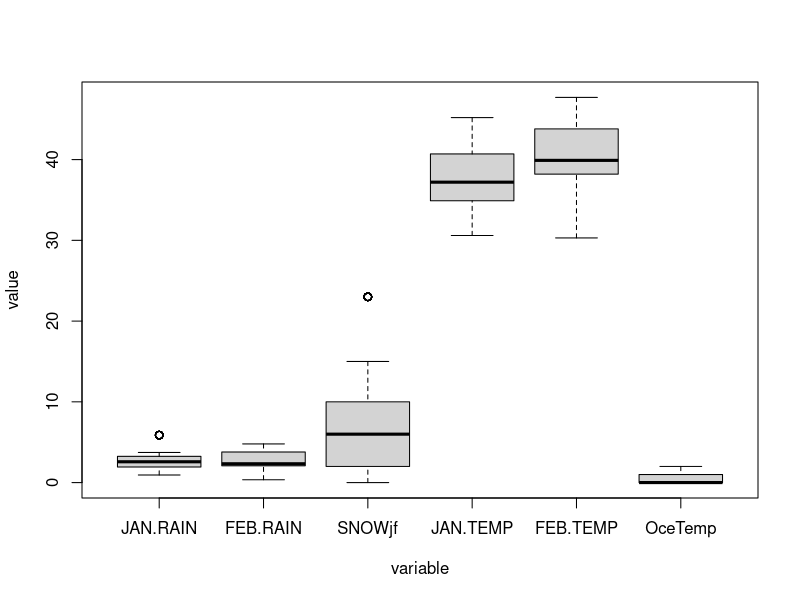
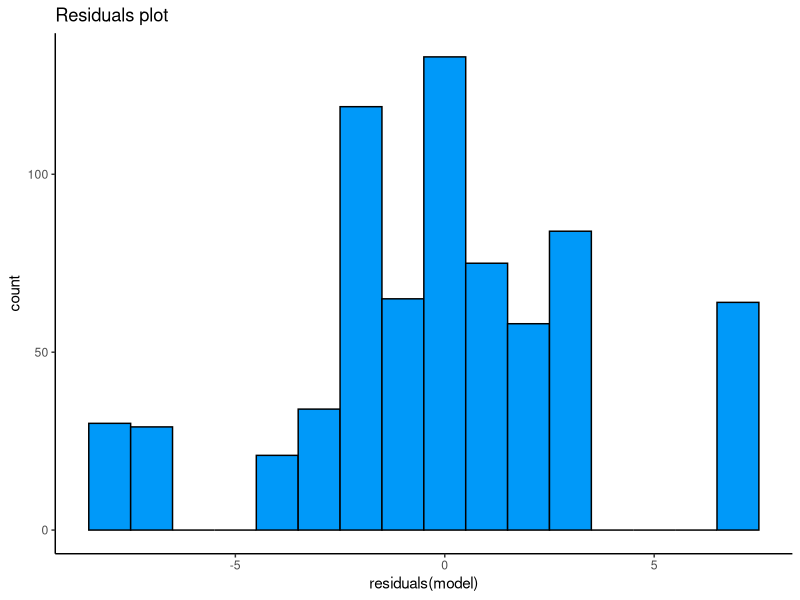

Write R code to recreate these figures, in order.
# read dataset
#install.packages("readxl")
#install.packages("writexl")
library(readxl)

#Loading the datasets
total <- read_excel("bootdataCBloom4_24.xlsx")

h_train <- read_excel("h_train.xlsx")
head(h_train)

h_test <- read_excel("h_test.xlsx")
head(h_test)

#Installing package for melt
library(reshape2)

# Remove target variable
temp_total <- subset(total, select = -c(PEAK))
melt_total <- melt(temp_total)

# Draw boxplot (variable measured on different scale, therefore this is meaningless)
boxplot(data = melt_total, value ~ variable)

# Fit the model and obtain summary
model <- lm(PEAK ~ ., data = h_train)
summary(model)

# Get residuals
lm_residuals <- as.data.frame(residuals(model))



# Visualize residuals
library(ggplot2)
ggplot(lm_residuals, aes(residuals(model))) +
  geom_histogram(fill = "#0099f9", color = "black", binwidth=1) +
  theme_classic() +
  labs(title = "Residuals plot")
